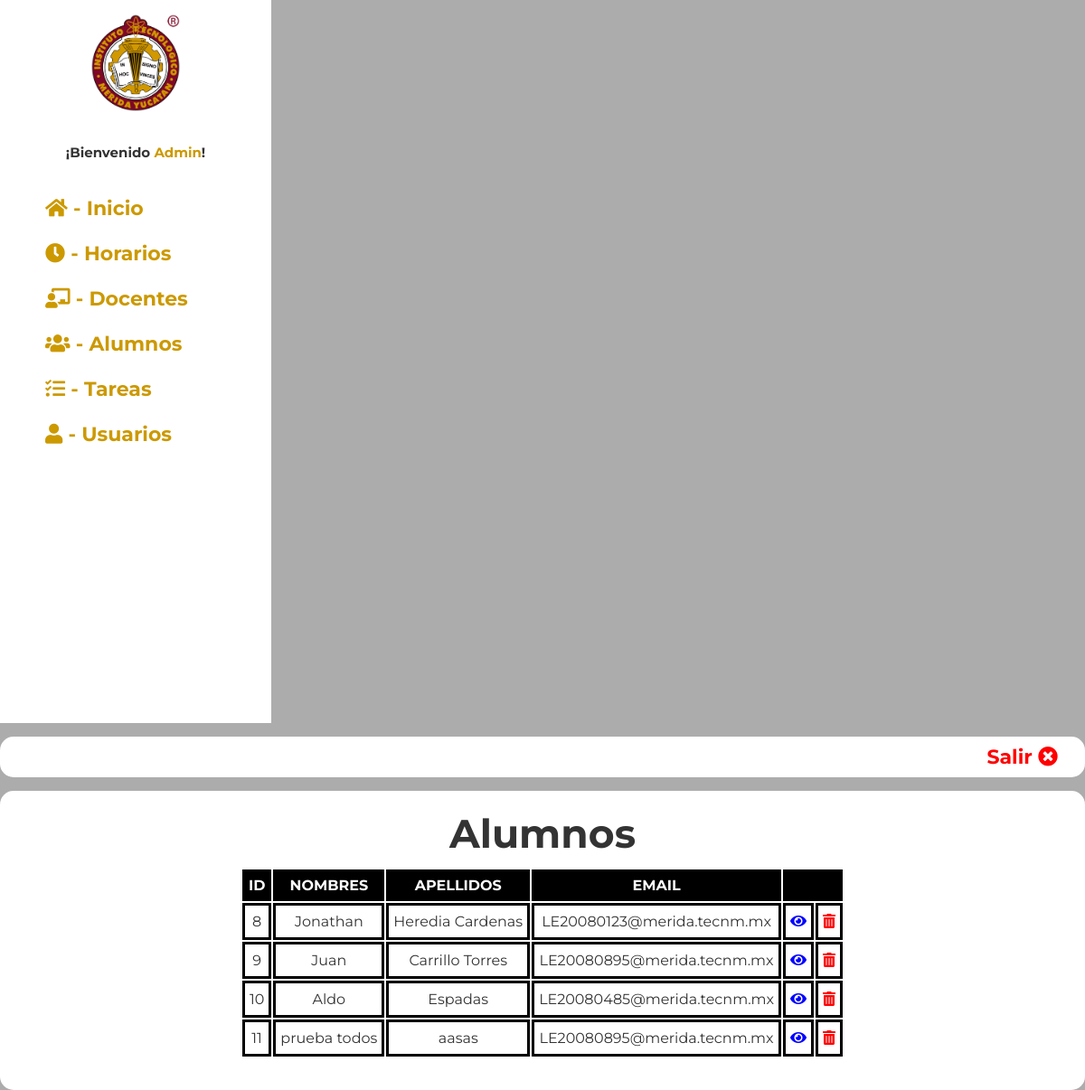
Screenshot of /admin/usuarios2.php (signed in) with the database file from the repository.
### tables this page shows
CREATE TABLE `alumnos` (
  `id` int(5) NOT NULL,
  `nombres` varchar(255) DEFAULT NULL,
  `apellidos` varchar(255) DEFAULT NULL,
  `email` varchar(255) DEFAULT NULL,
  `contrasena` varchar(255) DEFAULT NULL,
  `matricula` varchar(9) DEFAULT NULL,
  `carrera` varchar(255) NOT NULL,
  `sexo` varchar(255) NOT NULL,
  `ingreso` int(3) NOT NULL,
  `rol` varchar(255) NOT NULL
);

### admin/usuarios2.php (the view, shortened to what this page needs)
<!DOCTYPE html>
<html lang="en">
<head>
    <link rel="stylesheet" href="https://cdnjs.cloudflare.com/ajax/libs/font-awesome/5.15.4/css/all.min.css"/>
    <link rel="stylesheet" href="styles.css"/>
</head>
<body class="panel">
    <div class="contenedor">
        <?php include "menu_panel.php"?>
        <div class="cont_panel">
            <div class="header_panel">
                <a href="salir.php">Salir <i class="fas fa-times-circle"></i></a>
            </div>
            <div class="info_panel">
                <h1>Alumnos</h1>
                <br>
                <div class="cont_info">
                <table class="tablaspanel">
                        <tr>
                            <th>ID</th>
                            <th>NOMBRES</th>
                            <th>APELLIDOS</th>
                            <th>EMAIL</th>
                            <th colspan="2"></th>
                        </tr>
                        <?php require "conexion.php";
                        $todos_datos = "SELECT * FROM alumnos WHERE id > 1 ORDER BY id ASC";
                        $resultado = mysqli_query($conectar, $todos_datos);
                        while ($fila = mysqli_fetch_assoc($resultado)){
                        ?>
                            <tr>
                                <td><?php echo $fila['id']; ?></td>
                                <td>
                                    <?php echo $fila['nombres']; ?>
                                </td>
                                <td><?php echo $fila['apellidos']; ?></td>
                                <td><?php echo $fila['email']; ?></td>
                                <td><a class="ver_u" href="ver_alumno.php?id=<?php echo $fila['id']; ?>"><i class="fas fa-eye"></i></a></td>
                                <td><a class="eliminar" href="#" onClick="validar('eliminar_usuario2.php?id=<?php echo $fila['id']; ?>')"><i class="fas fa-trash-alt"></i></a></td>
                            </tr>
                        <?php }?>
                    </table>
                </div>
            </div>
        </div>
    </div>
</body>
</html>

### admin/styles.css (style rules this page uses)
* { margin: 0; padding: 0; box-sizing: border-box; font-family: 'Montserrat', sans-serif; }
:root { --color1: #800000; --color2: #c90; --color3: #999999; }
body { padding: 50px; font-family: Arial, Helvetica, sans-serif; font-size: 22px; line-height:25px; color: #333; margin: auto; }
.header_panel { text-align: right; background-color: white; border-radius: 15px; padding: 10px; }
.header_panel a { color: red; font-weight: bold; text-decoration: none; margin-right: 20px; }
.panel { padding: 0; background-color: #acacac; }
.cont_panel { width: 1200px; margin-top: 15px; vertical-align: top; display: inline-block; }
.info_panel { text-align: center; padding: 35px; background-color: white; border-radius: 15px; margin-top: 15px; }
.cont_info { text-align: left; }
.tablaspanel { margin: auto; font-size: 16px; text-align: center; }
.tablaspanel td { border: black 3px solid; padding: 5px; }
.tablaspanel th { background-color: black; color: #fff; padding: 5px; }
.eliminar { color: red; }
.ver_u { color: blue; }

### rows the page displays
alumnos: id "8", nombres "Jonathan", apellidos "Heredia Cardenas", email "LE20080123@merida.tecnm.mx"
alumnos: id "9", nombres "Juan", apellidos "Carrillo Torres", email "LE20080895@merida.tecnm.mx"
alumnos: id "10", nombres "Aldo", apellidos "Espadas", email "LE20080485@merida.tecnm.mx"
alumnos: id "11", nombres "prueba todos", apellidos "aasas", email "LE20080895@merida.tecnm.mx"

### other values shown
$usuario "Admin"
